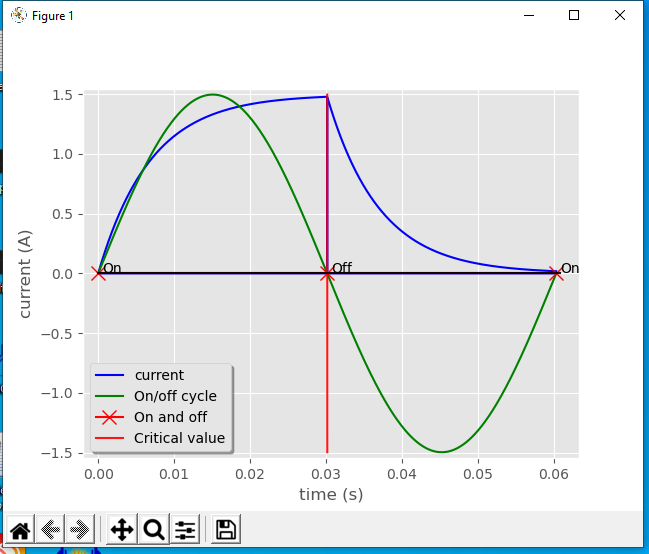

The Python source for this figure:
import numpy as np
import matplotlib.pyplot as plt

plt.style.use('ggplot')

l = 0.0229      #Inductance (H)
r = 3.34        #Resistance (Ohm)
v = 5           #Voltage (V) DC
i = v/r         #Peak current (A)
tau = l/r       #Tau time constant
a = tau * 4.4   #critical time value at which current is switched (switching occurs every a seconds)

t = np.linspace(0,2*a,2000) #Time vector


#1st on-cycle current

def initialCurrent():
    current = []
    for i in t:
        if i <= a:
            current.append((v/r)*(1-np.exp((-r/l)*i)))          #I(t) = v/r*[1-exp((-r/l)*t)]
        else:
            current.append(0)
    return np.array(current)

#Plot Icurrent
Icurrent = initialCurrent()
plt.plot(t,Icurrent,label='current',color='blue')


#1st off-cycle current

def laterCurrent():
    current = []
    for i in t:
        if i >= a:
            current.append(Icurrent[-1001]*np.exp((-r/l)*(i-a)))  #I(t) = Ir * exp((-r/l)*(t-t0))
        else:
            current.append(0)
    return np.array(current)

#Plot current after switch off
current_off = laterCurrent()
plt.plot(t,current_off,color='blue')


#Current on and off cycle: on and off at the zeros of the it function
f = 1/(2*a)                 #frequency f = 1/T
w = np.pi/a                 #w = 2pi * f
it = i*np.sin(w*t)
plt.plot(t,it,label='On/off cycle',color='green')

#Plot zeros (switching points)
zeros = np.array([0,a,2*a])
zeros_i = i*np.sin(w*zeros)
plt.plot(zeros,zeros_i,marker='x',markersize=10,label='On and off',color='red')
plt.annotate('On',xy=(zeros[0]+0.0005,zeros_i[0]))
plt.annotate('Off',xy=(zeros[1]+0.0005,zeros_i[1]))
plt.annotate('On',xy=(zeros[2]+0.0005,zeros_i[2]))

#Critical value plot
plt.plot((a,a+0.00001),(max(it),min(it)),'r',alpha=0.9,label='Critical value')

#-------------------------------------------------------------------------------
#Print some data
print('Inductance (H):','\t'+str(l))
print('Resistance (Ohm):','\t'+str(r))
print('DC voltage (V):','\t'+str(v))
print('Current (A):','\t\t'+str(i))
print('Tau:','\t\t\t'+str(tau))
print('Critical time (s):','\t'+str(a))
print('\n')
print('Switch frequency (Hz):','\t'+str(f))
print('w coefficient (2*pi*f)','\t'+str(w))

#-------------------------------------------------------------------------------
#Plot settings

#x axis line
plt.plot((0,2*a+0.0005),(0,0),'k',alpha=0.9,markersize=10)

#Axis labels
plt.xlabel('time (s)')
plt.ylabel('current (A)')

#Legend and limits
plt.legend(loc=3,fancybox=True,shadow=True)
plt.xlim(-0.002,2*a+0.003)
plt.ylim(min(it)-0.05,max(it)+0.05)

plt.show()
plt.show()
